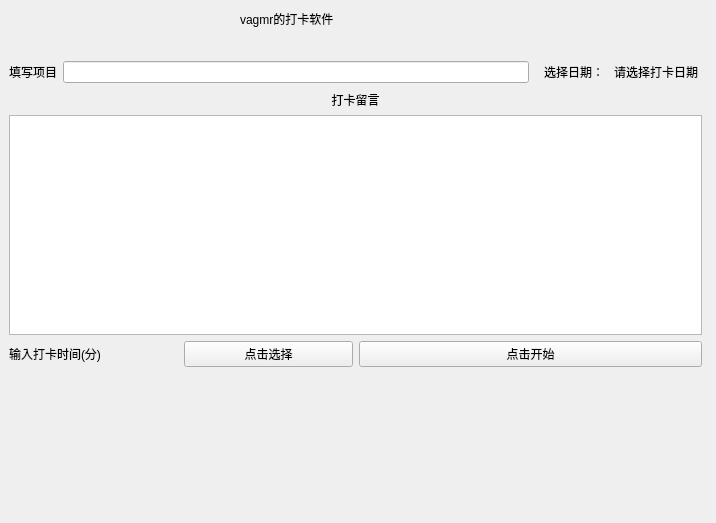
<?xml version="1.0" encoding="UTF-8"?>
<ui version="4.0">
 <class>window</class>
 <widget class="QWidget" name="window">
  <property name="windowModality">
   <enum>Qt::NonModal</enum>
  </property>
  <property name="geometry">
   <rect>
    <x>0</x>
    <y>0</y>
    <width>716</width>
    <height>523</height>
   </rect>
  </property>
  <property name="windowTitle">
   <string>打卡组件</string>
  </property>
  <widget class="TitleLabel" name="TitleLabel">
   <property name="geometry">
    <rect>
     <x>240</x>
     <y>0</y>
     <width>231</width>
     <height>38</height>
    </rect>
   </property>
   <property name="text">
    <string>vagmr的打卡软件</string>
   </property>
  </widget>
  <widget class="CardWidget" name="CardWidget">
   <property name="geometry">
    <rect>
     <x>0</x>
     <y>50</y>
     <width>711</width>
     <height>326</height>
    </rect>
   </property>
   <property name="borderRadius">
    <number>6</number>
   </property>
   <layout class="QVBoxLayout" name="verticalLayout_2">
    <item>
     <layout class="QHBoxLayout" name="horizontalLayout">
      <item>
       <layout class="QHBoxLayout" name="horizontalLayout_2">
        <item>
         <layout class="QHBoxLayout" name="horizontalLayout_3">
          <item>
           <layout class="QHBoxLayout" name="horizontalLayout_4">
            <property name="rightMargin">
             <number>9</number>
            </property>
            <item>
             <widget class="BodyLabel" name="BodyLabel">
              <property name="text">
               <string>填写项目</string>
              </property>
              <property name="pixelFontSize" stdset="0">
               <number>16</number>
              </property>
             </widget>
            </item>
            <item>
             <widget class="LineEdit" name="LineEdit">
              <property name="baseSize">
               <size>
                <width>40</width>
                <height>0</height>
               </size>
              </property>
             </widget>
            </item>
           </layout>
          </item>
          <item>
           <widget class="CaptionLabel" name="CaptionLabel">
            <property name="text">
             <string>选择日期：</string>
            </property>
            <property name="textFormat">
             <enum>Qt::AutoText</enum>
            </property>
            <property name="scaledContents">
             <bool>false</bool>
            </property>
            <property name="pixelFontSize" stdset="0">
             <number>15</number>
            </property>
           </widget>
          </item>
          <item>
           <widget class="CalendarPicker" name="CalendarPicker">
            <property name="text">
             <string>请选择打卡日期</string>
            </property>
            <property name="icon">
             <iconset theme="application-exit"/>
            </property>
            <property name="iconSize">
             <size>
              <width>32</width>
              <height>32</height>
             </size>
            </property>
            <property name="autoRepeatDelay">
             <number>300</number>
            </property>
            <property name="flat">
             <bool>true</bool>
            </property>
           </widget>
          </item>
         </layout>
        </item>
       </layout>
      </item>
     </layout>
    </item>
    <item>
     <layout class="QVBoxLayout" name="verticalLayout">
      <item>
       <widget class="StrongBodyLabel" name="StrongBodyLabel">
        <property name="text">
         <string>打卡留言</string>
        </property>
        <property name="alignment">
         <set>Qt::AlignHCenter|Qt::AlignTop</set>
        </property>
       </widget>
      </item>
      <item>
       <widget class="PlainTextEdit" name="PlainTextEdit"/>
      </item>
     </layout>
    </item>
    <item>
     <layout class="QHBoxLayout" name="horizontalLayout_6">
      <item>
       <layout class="QHBoxLayout" name="horizontalLayout_5">
        <item>
         <widget class="BodyLabel" name="BodyLabel_2">
          <property name="text">
           <string>输入打卡时间(分)</string>
          </property>
         </widget>
        </item>
        <item>
         <widget class="PrimaryDropDownPushButton" name="PrimaryDropDownPushButton">
          <property name="text">
           <string>点击选择</string>
          </property>
          <property name="checkable">
           <bool>true</bool>
          </property>
         </widget>
        </item>
       </layout>
      </item>
      <item>
       <widget class="PrimaryPushButton" name="PrimaryPushButton">
        <property name="text">
         <string>点击开始</string>
        </property>
       </widget>
      </item>
     </layout>
    </item>
   </layout>
  </widget>
 </widget>
 <customwidgets>
  <customwidget>
   <class>PushButton</class>
   <extends>QPushButton</extends>
   <header>qfluentwidgets</header>
  </customwidget>
  <customwidget>
   <class>PrimaryPushButton</class>
   <extends>PushButton</extends>
   <header>qfluentwidgets</header>
  </customwidget>
  <customwidget>
   <class>PrimaryDropDownPushButton</class>
   <extends>PrimaryPushButton</extends>
   <header>qfluentwidgets</header>
  </customwidget>
  <customwidget>
   <class>CardWidget</class>
   <extends>QFrame</extends>
   <header>qfluentwidgets</header>
   <container>1</container>
  </customwidget>
  <customwidget>
   <class>CalendarPicker</class>
   <extends>QPushButton</extends>
   <header>qfluentwidgets</header>
  </customwidget>
  <customwidget>
   <class>CaptionLabel</class>
   <extends>QLabel</extends>
   <header>qfluentwidgets</header>
  </customwidget>
  <customwidget>
   <class>BodyLabel</class>
   <extends>QLabel</extends>
   <header>qfluentwidgets</header>
  </customwidget>
  <customwidget>
   <class>StrongBodyLabel</class>
   <extends>QLabel</extends>
   <header>qfluentwidgets</header>
  </customwidget>
  <customwidget>
   <class>TitleLabel</class>
   <extends>QLabel</extends>
   <header>qfluentwidgets</header>
  </customwidget>
  <customwidget>
   <class>LineEdit</class>
   <extends>QLineEdit</extends>
   <header>qfluentwidgets</header>
  </customwidget>
  <customwidget>
   <class>PlainTextEdit</class>
   <extends>QPlainTextEdit</extends>
   <header>qfluentwidgets</header>
  </customwidget>
 </customwidgets>
 <resources/>
 <connections/>
</ui>
